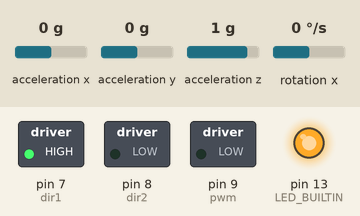
Simulated run of this sketch. Board: Arduino Uno, built with avr-gcc and run on an emulated ATmega328P. On the bench: switched loads named in the sketch (green lamp = pin HIGH), output pins drawn as LEDs (lit = HIGH). Wiring (inferred from the names in the program): MPU-6050 motion sensor at I2C address 0x68. The test bench sets the inputs (shaded band); at power-on: acceleration y 0 g, rotation x 0 °/s, acceleration x 0 g, acceleration z 1 g. What the sketch prints to the serial monitor is not drawn.

Above: at 3.4 s.
3.5 s: acceleration y set to -1.4 g
At 4.0 s:
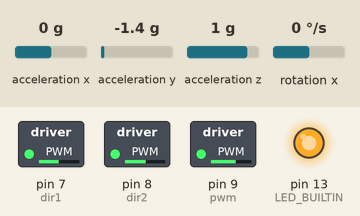
6.5 s: acceleration y set to 0 g
At 7.7 s:
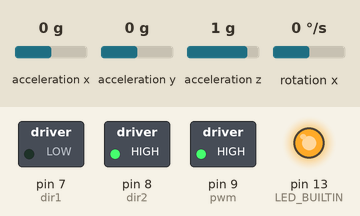
8.0 s: rotation x set to -192 °/s
At 8.15 s:
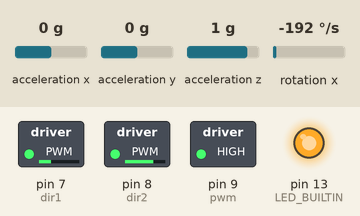
11.0 s: rotation x set to -100 °/s
14.0 s: acceleration y set to -0.8 g
At 14.21 s:
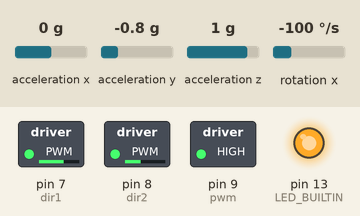
Timing chart, 0 to 16.5 s (numbered marks = the images above; inputs shaded):
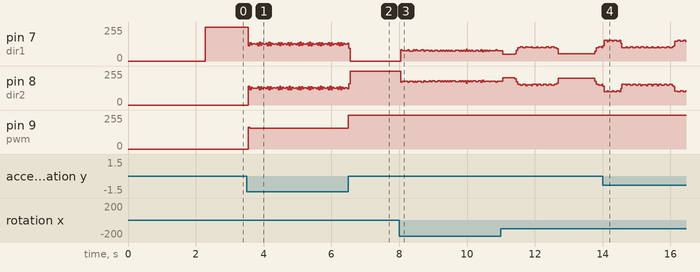

The sketch:

project_v4.ino
```cpp
/*
* @file project_v1.ino
* @author Adam King
* @brief Version 1 implementation of our Feedback Controls project
*
* This code is version 1 of the code used in our Feedback Controls project.
* The code for reading the raw values from the MPU-6050 accelerometer/
* gyroscope sensor was modified from Public Domain code posted by
* "Arduino User JohnChi". L298N motor driver code was modified from Public
* Domain code posted by "Reichenstein7". All other code based on datasheets
* or workd done by the group, and code was generated by Adam King.
*/

// MPU-6050 Short Example Sketch
// By Arduino User JohnChi
// August 17, 2014
// Public Domain

//I2C communication for the MPU6050 sensor
#include <Wire.h>
const int MPU_addr=0x68;  // I2C address of the MPU-6050

//byte noise = 2;
float factor = 1.0f;
float f32_AY_conversion = factor * 180.0f / 3.14159f / 16384.0f;
float f32_GX_conversion = factor / 131.0f;
float f32_integration_time = 0.00126031f;

short i16_AY_raw, i16_GX_raw; //non-calibrated raw values
double f64_AY_raw_avg, f64_GX_raw_avg; //f64 average of 1000 non-calibrated raw values
short i16_AY_raw_avg, i16_GX_raw_avg; //i16 average of 1000 non-calibrated raw values
float f32_AY_raw_deg_avg, f32_GX_raw_deg_avg; //degrees output from average of 1000 non-calibrated raw values
short i16_AY, i16_GX; //calibrated raw values
int i32_AY_sum, i32_GX_sum, i32_GX_sum_sum;
float f32_AY_deg, f32_GX_deg; //degrees output from calibrated raw values
float f32_AY_deg_sum, f32_GX_deg_sum;

//Motor driver control
int dir1 = 7;
int dir2 = 8;
boolean useDir1 = true;
int pwm = 9;
int maxSpeed = 255;

//Feedback control constants
float kp = -33.0f;
float kd = 0.0f;
float ki = -29.0f;

float f32_correction;
float f32_amp_factor = 0.01245f; //0.00372549f; //0.01245f; //0.00372549f; //needs to change
int speed;

//Timing
unsigned long start_time, end_time;

void setup(){
  //For calibration signal
  pinMode(LED_BUILTIN, OUTPUT);
  digitalWrite(LED_BUILTIN, LOW);

  //Setup motor driver
  pinMode(dir1, OUTPUT);
  pinMode(dir2, OUTPUT);
  pinMode(pwm, OUTPUT);
  digitalWrite(dir1, LOW);
  digitalWrite(dir2, LOW);
  digitalWrite(pwm, LOW);

  //Setup MPU6050
  Wire.begin();
  Wire.beginTransmission(MPU_addr);
  Wire.write(0x6B);  // PWR_MGMT_1 register
  Wire.write(0);     // set to zero (wakes up the MPU-6050)
  Wire.endTransmission(true);

  f64_AY_raw_avg = 0.0;
  f64_GX_raw_avg = 0.0;
  i32_AY_sum = 0;
  i32_GX_sum = 0;
  i32_GX_sum_sum = 0;
  f32_GX_deg_sum = 0.0f;

  for (int i = 1; i < 1001; i++) {
    Wire.beginTransmission(MPU_addr);
    Wire.write(0x3D);
    Wire.endTransmission(false);
    Wire.requestFrom(MPU_addr, 8, true);
    //Wire.read(); Wire.read();
    //i16_AY_raw = ((Wire.read() << 8) | ((Wire.read() >> noise) << noise));
    i16_AY_raw = (Wire.read() << 8) | Wire.read();
    Wire.read(); Wire.read(); //i16_AZ_raw
    Wire.read(); Wire.read(); //i16_temp_raw
    //i16_GX_raw = ((Wire.read() << 8) | ((Wire.read() >> noise) << noise));
    i16_GX_raw = (Wire.read() << 8) | Wire.read();

    //don't care about speed in calibration for now, so no casting
    //doing this weird averaging so it can still fit within a double
    f64_AY_raw_avg = ((f64_AY_raw_avg * (i - 1)) + i16_AY_raw) / i;
    f64_GX_raw_avg = ((f64_GX_raw_avg * (i - 1)) + i16_GX_raw) / i;
  } //for i

  //adding 0.5 and casting to act as rounding
  i16_AY_raw_avg = (short)(f64_AY_raw_avg + 0.5f);
  i16_GX_raw_avg = (short)(f64_GX_raw_avg + 0.5f);
  f32_AY_raw_deg_avg = (float)(f64_AY_raw_avg * (double)f32_AY_conversion);
  f32_GX_raw_deg_avg = (float)(f64_GX_raw_avg / (double)131.0);


  Serial.begin(115200);
  Serial.println("Averages:");
  Serial.print("  \tf64_AY_raw_avg = "); Serial.print(f64_AY_raw_avg, 4);
  Serial.print("  \tf64_GX_raw_avg = "); Serial.print(f64_GX_raw_avg, 4);
  Serial.println();
  Serial.print("  \ti16_AY_raw_avg = "); Serial.print(i16_AY_raw_avg);
  Serial.print("  \t\ti16_GX_raw_avg = "); Serial.print(i16_GX_raw_avg);
  Serial.println();
  Serial.print("  \tf32_AY_raw_deg_avg = "); Serial.print(f32_AY_raw_deg_avg);
  Serial.print("  \tf32_GX_raw_deg_avg = "); Serial.print(f32_GX_raw_deg_avg);
  Serial.println();
  Serial.println("Setup complete.");
  Serial.flush();

  //indicates to the user without a serial terminal that calibration is done
  digitalWrite(LED_BUILTIN, HIGH);

  delay(1000);
} //setup

void loop() {

  //start_time = micros();

  /*
  *Operation count
  * I2C:     12 (+ 1 end transmission)
  * Bitwise: 4
  * Integer: 2
  * Store:   2
  *
  * Total: 21
  */
  Wire.beginTransmission(MPU_addr);
  Wire.write(0x3D);
  Wire.endTransmission(false);
  Wire.requestFrom(MPU_addr, 8, true);
  i16_AY = ((Wire.read() << 8) | Wire.read()) - i16_AY_raw_avg;
  Wire.read(); Wire.read(); //i16_AZ
  Wire.read(); Wire.read(); //i16_temp
  i16_GX = ((Wire.read() << 8) | Wire.read()) - i16_GX_raw_avg;

  /*
  *Operation count
  * Integer: 4
  * Store:   3
  * Float:   9
  *
  * Total: 12
  */
  i32_AY_sum = i32_AY_sum + (int)i16_AY;
  i32_GX_sum = i32_GX_sum + (int)i16_GX;
  f32_correction = 0.0f;
  f32_correction = (kp * ((float)i32_GX_sum * f32_GX_conversion * f32_integration_time)) + (ki * ((float)i32_AY_sum * f32_AY_conversion * f32_integration_time)); //PI controller
  //f32_correction = (kp * ((float)i16_AY * f32_AY_conversion)) + (ki * ((float)i32_AY_sum * f32_AY_conversion)); //PI controller


  /*
  *Operation count
  * Float:       1 (+ 1 for float to int)
  * Store:       3
  * Comparison:  2
  * Integer:     1
  *
  * Total: 8
  */
  speed = (int)(f32_correction / f32_amp_factor); //+ 0.5 for rounding? cost extra float operation
  if (f32_correction < 0.0f) {
    useDir1 = true;
  } else {
    useDir1 = false;
  } //if-else
  if (speed < 0) {
    speed = -speed;
  } //if
  if (speed > maxSpeed) {
    speed = maxSpeed;
  } //if

  /*
  *Operation count
  * Comparison: 1
  * Signal:     3
  *
  * Total:       4
  */
  if (!useDir1) {
    digitalWrite(dir2, LOW);
    digitalWrite(dir1, HIGH);
  } else {
    digitalWrite(dir1, LOW);
    digitalWrite(dir2, HIGH);
  } //if-else
  //analogWrite(pwm, 0);

  //analogWrite(pwm, 255);
  //delayMicroseconds(100);
  analogWrite(pwm, speed);

  /*
  *Final operation count
  *
  * I2C:         13        = 13   long
  * Bitwise:     4         = 4    short
  * Integer:     2 + 2 + 1 = 5    medium
  * Store:       2 + 3 + 3 = 8    short
  * Float:       7 + 2     = 9    long
  * Comparison:  2 + 1     = 3    short
  * Signal:      3         = 3    short
  *
  */

  //end_time = micros();

  //Serial.println(end_time - start_time);

  //Serial.print("Time: "); Serial.print(end_time - start_time); Serial.println(" us");
  /*Serial.print("i32_AY_sum: "); Serial.print(i32_AY_sum * f32_AY_conversion * f32_integration_time, 4);
  Serial.print("\ti16_AY: "); Serial.print(i16_AY * f32_AY_conversion, 4);
  Serial.print("\ti32_GX_sum: "); Serial.print(i32_GX_sum * f32_GX_conversion * f32_integration_time, 4);
  Serial.print("\ti16_GX: "); Serial.print(i16_GX * f32_GX_conversion, 4);
  Serial.print("\tf32_correction: "); Serial.print(f32_correction, 4);
  Serial.print("\tuseDir1: "); Serial.print(useDir1);
  Serial.print("\tspeed: "); Serial.println(speed);
  Serial.flush();
  */
  //delay(100);


} //loop
```

Measured:
- after the input at 3.5 s, pin 9 (pwm): 0/255 → 157/255 after 0.05 s, → 255/255 2.9 s later
- after the input at 6.5 s, pin 9 (pwm): stays 255/255 (without the input it goes to 121/255 after 1.2 s)
